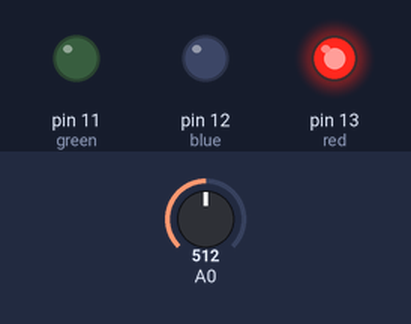
Bench run of a sketch on a simulated Arduino Uno, built with avr-gcc and run on an emulated ATmega328P. Parts: output pins drawn as LEDs (lit = HIGH). The inputs (shaded band) are chosen by the test bench; at power-on: A0 = 512.

Above: at 1.2 s.
1.3 s: A0 set to 204
2.8 s: A0 set to 177
At 3.5 s:
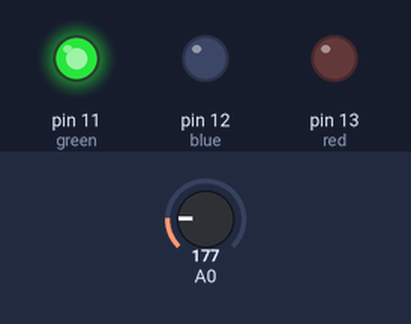
4.3 s: A0 set to 106
5.8 s: A0 set to 90
At 7.0 s:
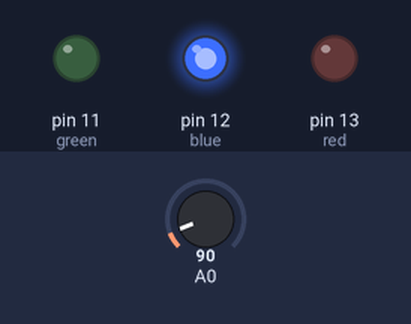
7.3 s: A0 set to 122
At 8.2 s:
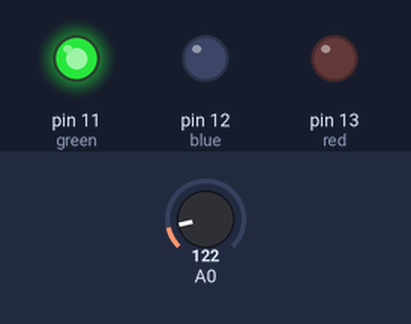
8.8 s: A0 set to 35
At 9.3 s:
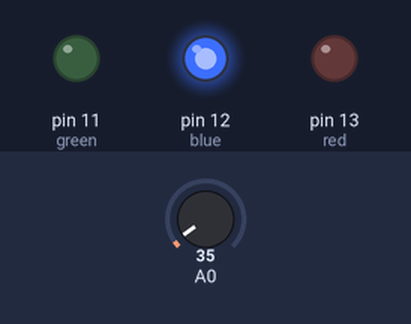
Timing chart, 0 to 11.3 s (numbered marks = the images above; inputs shaded):
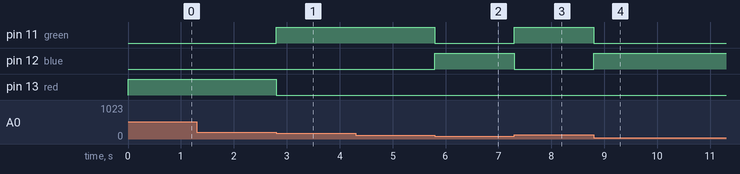

The sketch:

Temp_Sensor.ino
```cpp
int red=13,blue=12,green=11;

void setup()
{
  Serial.begin(9600);

  pinMode(red,OUTPUT);
  pinMode(blue,OUTPUT);
  pinMode(green,OUTPUT);

}

void loop()
{
 tempSensor();
}

void tempSensor(){
  int temp=analogRead(A0);
  int tempV=map(temp,358,20,125,-40);
   //Serial.print(temp);Serial.print(" ");
   //Serial.println(tempV);
  if(tempV>45){
  RedLight();
  }else if(tempV<=45 && tempV>=0){
  GreenLight();
  }
  else{
  BlueLight();
  }
}


void RedLight(){
  digitalWrite(red,HIGH);
  digitalWrite(blue,LOW);
  digitalWrite(green,LOW);
  }
void BlueLight(){
  digitalWrite(red,LOW);
  digitalWrite(blue,HIGH);
  digitalWrite(green,LOW);
  }
void GreenLight(){
  digitalWrite(red,LOW);
  digitalWrite(blue,LOW);
  digitalWrite(green,HIGH);
  }
void LightOff(){
digitalWrite(red,LOW);
  digitalWrite(blue,LOW);
  digitalWrite(green,LOW);
}
```

Measured:
- the behaviour switches between 195 and 194 on A0 (found by bisection; images 0 and 1)
- the behaviour switches between 100 and 99 on A0 (found by bisection; images 1 and 2)
- after the input at 1.3 s, every drawn part: stays the same
- after the input at 2.8 s, pin 11 (green): LOW → HIGH at once; pin 13 (red): HIGH → LOW at once
- after the input at 4.3 s, every drawn part: stays the same
- after the input at 5.8 s, pin 11 (green): HIGH → LOW at once; pin 12 (blue): LOW → HIGH at once
- after the input at 7.3 s, pin 11 (green): LOW → HIGH at once; pin 12 (blue): HIGH → LOW at once
- after the input at 8.8 s, pin 11 (green): HIGH → LOW at once; pin 12 (blue): LOW → HIGH at once
